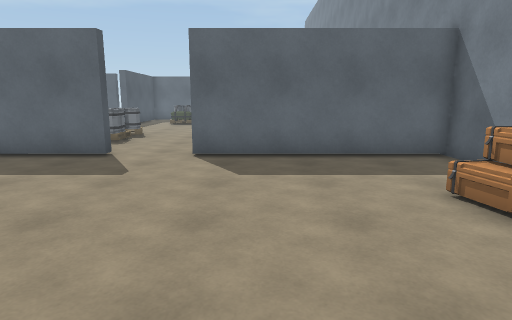
View 1 (above)

19 first-person views from a walk through a 3-D level made in the Unity game engine. The camera is 1.5 m above the floor, tilts 10° down and sees 75° across. The floor is counted in squares, 1 m on a side. Each view is taken from the middle of a square. On the plan, view 1 faces up. The plan holds only what a view shows up to about 15 squares ahead; the rest is blank. The place goes on beyond the plan. The player character is not drawn.

View 2
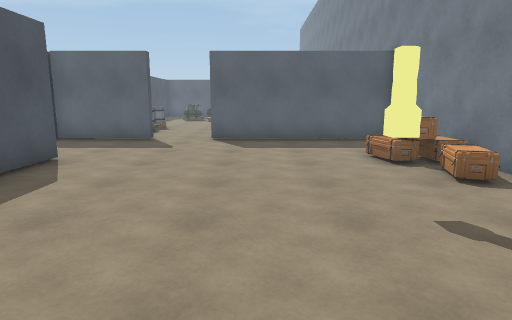

View 3
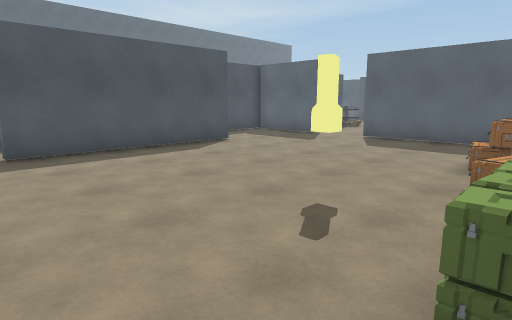

View 4
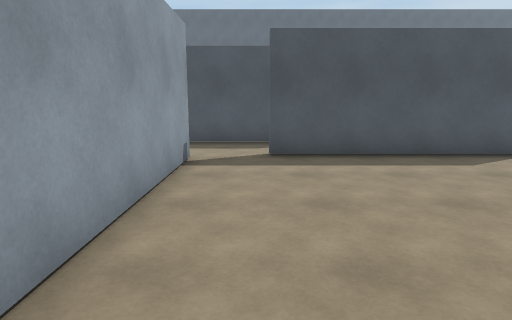

View 5
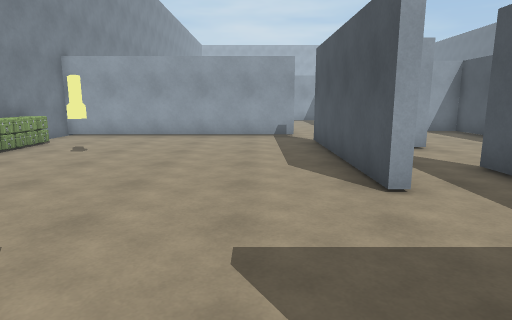

View 6
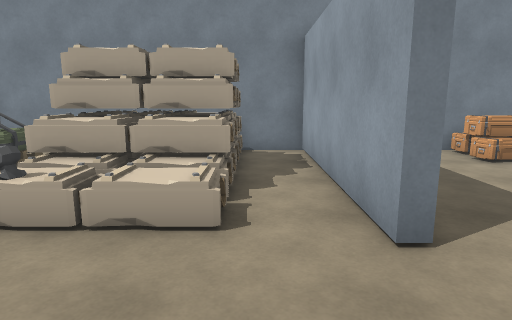

View 7
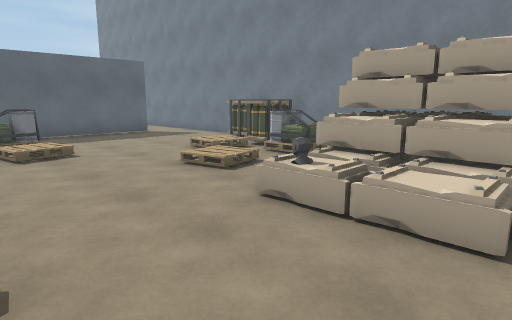

View 8
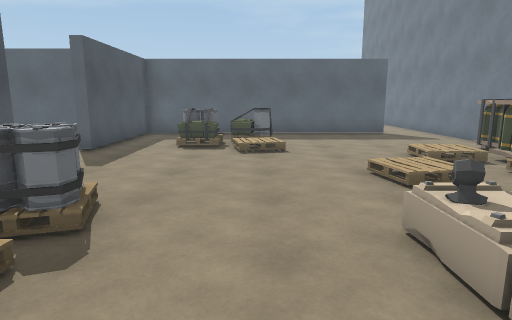

View 9
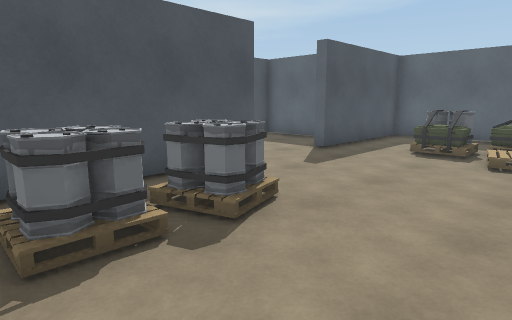

View 10
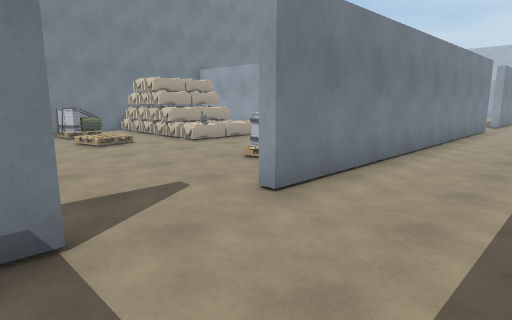

View 11
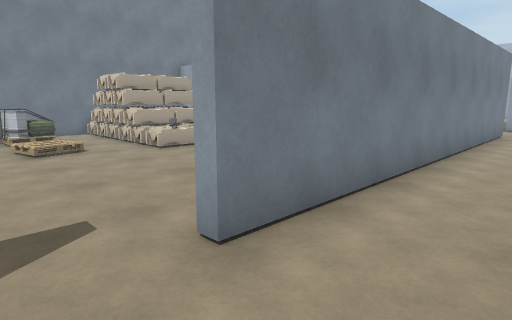

View 12
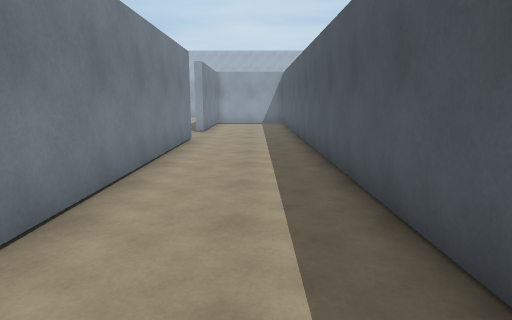

View 13
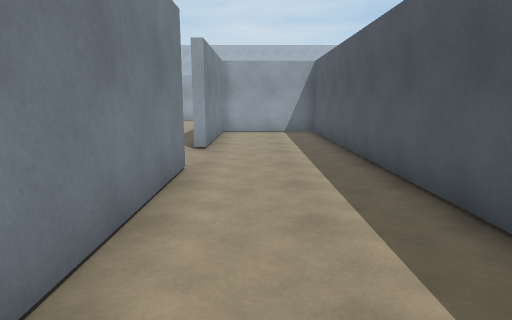

View 14
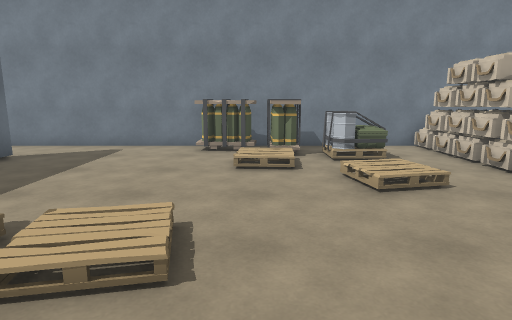

View 15
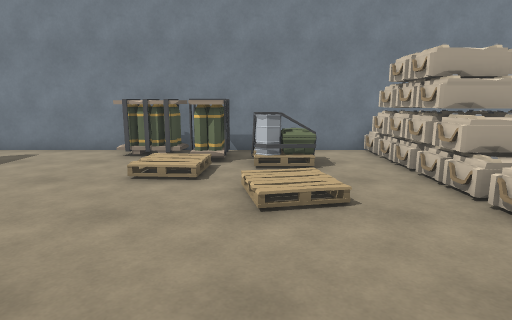

View 16
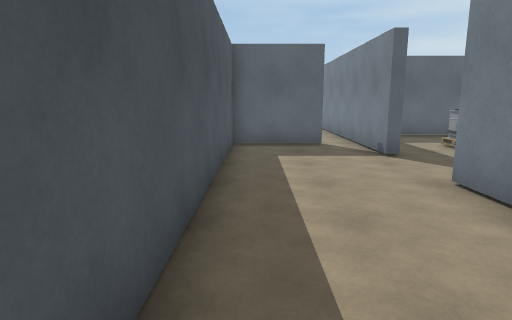

View 17
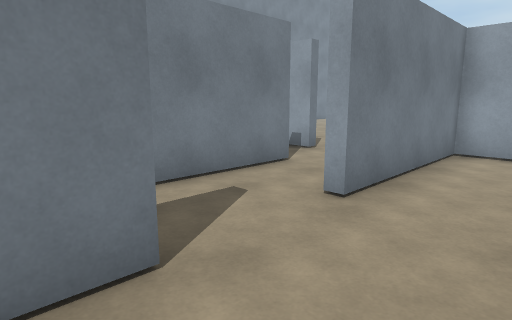

View 18
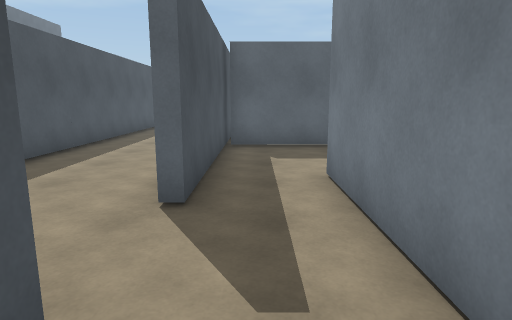

View 19
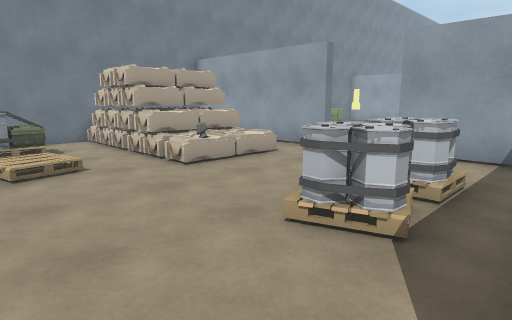

### Floor plan
Points are (right, up) in squares from view 1. A wall is a line through its corners. A room is listed if a view was taken in it or the views show most of it. See-through windows are left out.
Room 1 (views 1, 2, 3, 4, 18)
walls: (-5.6, 2.6) (-5.6, 4.6) (-5.2, 4.6) (-5.2, -2.6) (-5.6, -2.6) (-5.6, -0.6); (5.3, 2.8) (5.3, 3.6); (5.3, 5.4) (5.3, 9.2) (-1.8, 9.2); (-8, -0.5) (-8, -5.5); (-4.7, -5.1) (-4.7, -4.7) (5.3, -4.7) (5.3, -1); (-4.2, 9.6) (-4.2, 9.2) (-7.9, 9.2); (-8, 9.1) (-8, 2.6)
ways out: opening at (-6.5, -1.5) to room 2; opening at (-6.5, 3.5) to room 2; opening at (-3, 9) to room 2
objects: other object (2, 1); crate (3, 5); crate (4, 2) to (4, 3); crate (4, 4) to (4, 5); crate (5, -2); crate (5, 0) to (5, 1); crate (5, 4) to (5, 5)
Room 2 (views 5, 6, 7, 8, 9, 10, 11, 12, 13, 14, 15, 16, 17, 19)
walls: (-6.9, 9.6) (-4.2, 9.6); (-1.8, 9.2) (-1.8, 9.6) (5.3, 9.6) (5.3, 18.5); (-9.6, 23.6) (-12.8, 23.6) (-12.8, -5.2); (-8, 26.5) (-8, 21.1) (-8.4, 21.1) (-8.4, 24.5); (5.3, 22.4) (5.3, 26.5); (-8, 2.6) (-8.4, 2.6) (-8.4, 18) (-8, 18) (-8, 9.1); (-5.6, -0.6) (-5.6, 2.6); (-8.4, -5.5) (-8.4, -0.5) (-8, -0.5)
ways out: opening at (-6.5, -1.5) to room 1; opening at (-6.5, 3.5) to room 1; opening at (-3, 9) to room 1; opening at (-9, 24)
objects: pallet (-6, 13) to (-5, 14); pallet (-6, 15) to (-5, 16); pallet (-5, 22) to (-4, 23); pallet (-4, 23) to (-3, 24); other object (-1, 12) to (4, 14); pallet (3, 17) to (3, 18); other object (3, 19) to (5, 19); other object (4, 20) to (5, 22)

Where each view was taken, in squares from view 1:
view 1: 0 up, 0 right, facing up
view 2: 4 down, 0 right, facing up
view 3: 4 down, 5 right, facing up-left
view 4: 3 down, 4 right, facing left
view 5: 10 up, 3 left, facing down
view 6: 11 up, 5 left, facing right
view 7: 11 up, 5 left, facing up-right
view 8: 11 up, 3 left, facing up
view 9: 12 up, 2 left, facing up-left
view 10: 22 up, 12 left, facing down-right
view 11: 20 up, 11 left, facing down-right
view 12: 16 up, 11 left, facing down
view 13: 10 up, 10 left, facing down
view 14: 20 up, 6 left, facing right
view 15: 18 up, 5 left, facing right
view 16: 12 up, 12 left, facing up
view 17: 4 up, 11 left, facing down-right
view 18: 2 down, 7 left, facing up
view 19: 19 up, 8 left, facing down-right
